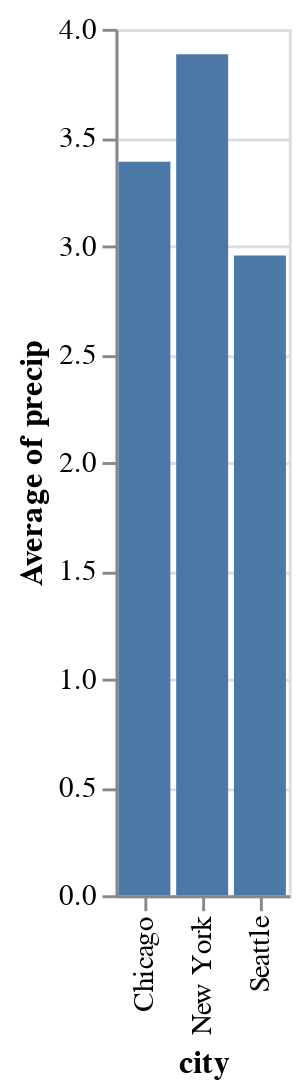

Write notebook code for a chart like this one.
### Markdown cell above
Because the nominal field `a` is mapped to the `y`-axis, the result is a horizontal bar chart. To get a vertical bar chart, we can simply swap the `x` and `y` keywords:

### Code cell
alt.Chart(df).mark_bar().encode(
    x='city',
    y='average(precip)'
)

### Figure 1 — Vega-Lite specification as saved in the notebook (floating-point values rounded to 4 significant figures)
{"config": {"view": {"continuousWidth": 400, "continuousHeight": 300}}, "data": {"name": "data-fdfbb22e8e0e89f6556d8a3b434b0c97"}, "mark": "bar", "encoding": {"x": {"type": "nominal", "field": "city"}, "y": {"type": "quantitative", "aggregate": "average", "field": "precip"}}, "$schema": "https://vega.github.io/schema/vega-lite/v4.8.1.json", "datasets": {"data-fdfbb22e8e0e89f6556d8a3b434b0c97": [{"city": "Seattle", "month": "Apr", "precip": 2.68}, {"city": "Seattle", "month": "Aug", "precip": 0.87}, {"city": "Seattle", "month": "Dec", "precip": 5.31}, {"city": "New York", "month": "Apr", "precip": 3.94}, {"city": "New York", "month": "Aug", "precip": 4.13}, {"city": "New York", "month": "Dec", "precip": 3.58}, {"city": "Chicago", "month": "Apr", "precip": 3.62}, {"city": "Chicago", "month": "Aug", "precip": 3.98}, {"city": "Chicago", "month": "Dec", "precip": 2.56}]}}
